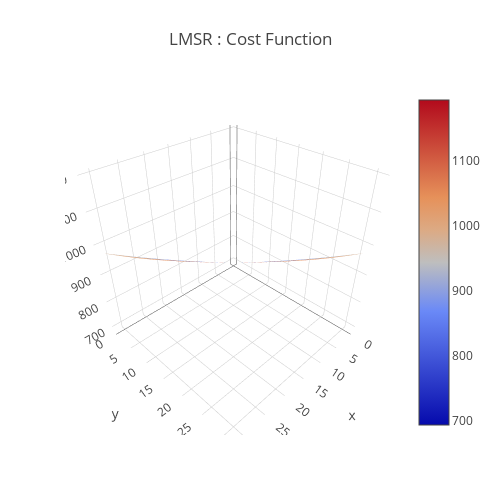

Here is the notebook cell this chart was saved with:
### Code cell
b = 1000
data = [
    go.Surface(
        z=LMSR(x,y,b)
    )
]
layout = go.Layout(
    title='LMSR : Cost Function',
    autosize=False,
    width=500,
    height=500,
    margin=dict(
        l=65,
        r=50,
        b=65,
        t=90
    )
)
fig = go.Figure(data=data, layout=layout)
URL = plotly.offline.iplot(fig, filename='Costfunction-3d-surface.html')

### Figure 1 — Plotly figure (JSON) as saved in the notebook; plotly's stock layout.template omitted (floating-point values rounded to 4 significant figures; data arrays with more than 128 entries replaced by an {"elided": "..."} marker saying what was removed)
{"data": [{"type": "surface", "uid": "c7975c48-ae0c-46a1-92a4-5392ad972a53", "z": {"elided": "32x32 float values"}}], "layout": {"autosize": false, "height": 500, "margin": {"b": 65, "l": 65, "r": 50, "t": 90}, "title": {"text": "LMSR : Cost Function"}, "width": 500}}
